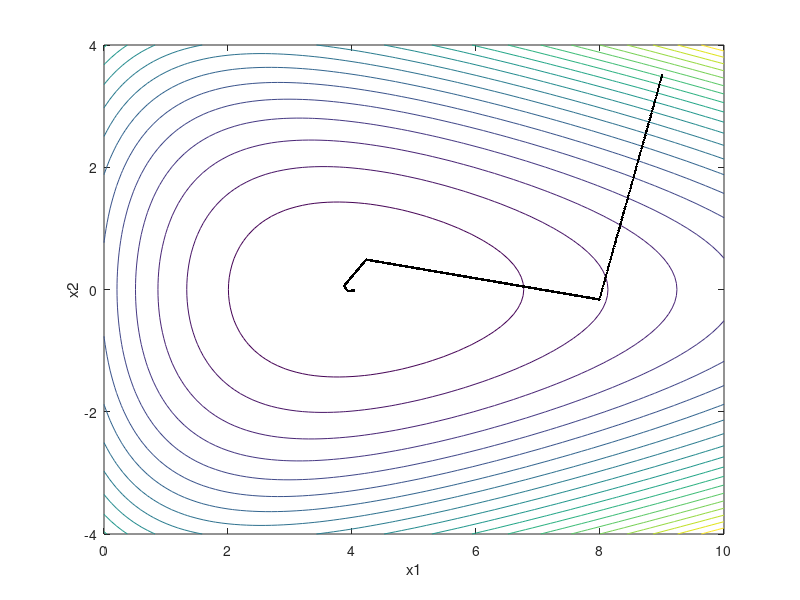

Here is the MATLAB script that generated this plot:
% 例程 2.19  弗莱彻-里夫斯法示例
%  函数：y = (exp(-(x1 - 3)/2)) + (exp((x1 + 4*x2)/10)) + (exp((x1 - 4*x2)/10));
[vx1, vx2] = meshgrid(0: 0.1: 10, -4: 0.1: 4);
y = (exp(-(vx1 - 3)/2)) + (exp((vx1 + 4*vx2)/10)) + (exp((vx1 - 4*vx2)/10));
%  画图展示
figure(1)
contour(vx1, vx2, y, 20);
hold on;
xlabel('x1');  ylabel('x2');
%  设置初始点
x1i = 9;
x2i = 3.5;
yi = (exp(-(x1i - 3)/2)) + (exp((x1i + 4*x2i)/10)) + (exp((x1i - 4*x2i)/10));
%  计算初始点梯度
aux1 = (-0.5*exp(-(x1i - 3)/2)) ...
    + (0.1*exp((x1i + 4*x2i)/10)) + (0.1*exp((x1i - 4*x2i)/10));
aux2 = (0.4*exp((x1i + 4*x2i)/10)) - (0.4*exp((x1i - 4*x2i)/10));
g = [aux1, aux2];
%  判断梯度在x1轴上的分量符号
s = 1;
if g(1) < 0
    s = -1;
end
%  第一段搜索路径
m = g(2)/g(1);  %  计算梯度方向的斜率
flag = 1;
yref = yi;
x1 = x1i;
while flag == 1
    x2 = m*(x1 - x1i) + x2i;
    y = (exp(-(x1 - 3)/2)) + (exp((x1 + 4*x2)/10)) + (exp((x1 - 4*x2)/10));
    if y > yref
        flag = 0;
    else
        yref = y;
        plot(x1, x2, 'k.');
        x1o = x1;
        x2o = x2;
        x1 = x1 - (s*0.01);
    end
end
%  后续多段搜索路径
x1i = x1o;
x2i = x2o;
go = g;
po = -g;
for M = 1:4
    yi = (exp(-(x1i - 3)/2)) + (exp((x1i + 4*x2i)/10)) + (exp((x1i - 4*x2i)/10));
    aux1 = (-0.5*exp(-(x1i - 3)/2)) + ...
        (0.1*exp((x1i + 4*x2i)/10)) + ...
        (0.1*exp((x1i - 4*x2i)/10));
    aux2 = (0.4*exp((x1i + 4*x2i)/10)) - (0.4*exp((x1i - 4*x2i)/10));
    g = [aux1, aux2];  %  当前点的梯度向量
    q = (norm(g))^2/(norm(go)^2);
    p = -g + (q*po);  %  生成新的共轭梯度搜索方向
    %  判断沿x1轴搜索的符号
    s = 1;
    if p(1) >0
        s = -1;
    end
    m = p(2)/p(1);  %  计算新搜索方向的斜率
    flag = 1;
    yref = yi;
    x1 = x1i;
    while flag == 1
        x2 = m*(x1 - x1i) + x2i;
        y = (exp(-(x1 - 3)/2)) + (exp((x1 + 4*x2)/10)) + (exp((x1 - 4*x2)/10));
        if y > yref
            flag = 0;
        else
            yref = y;
            plot(x1, x2, 'k.');
            x1o = x1;
            x2o = x2;
            x1 = x1 - (s*0.01);
        end
    end
    x1i = x1o;
    x2i = x2o;
    go = g;
    po = p;
end
